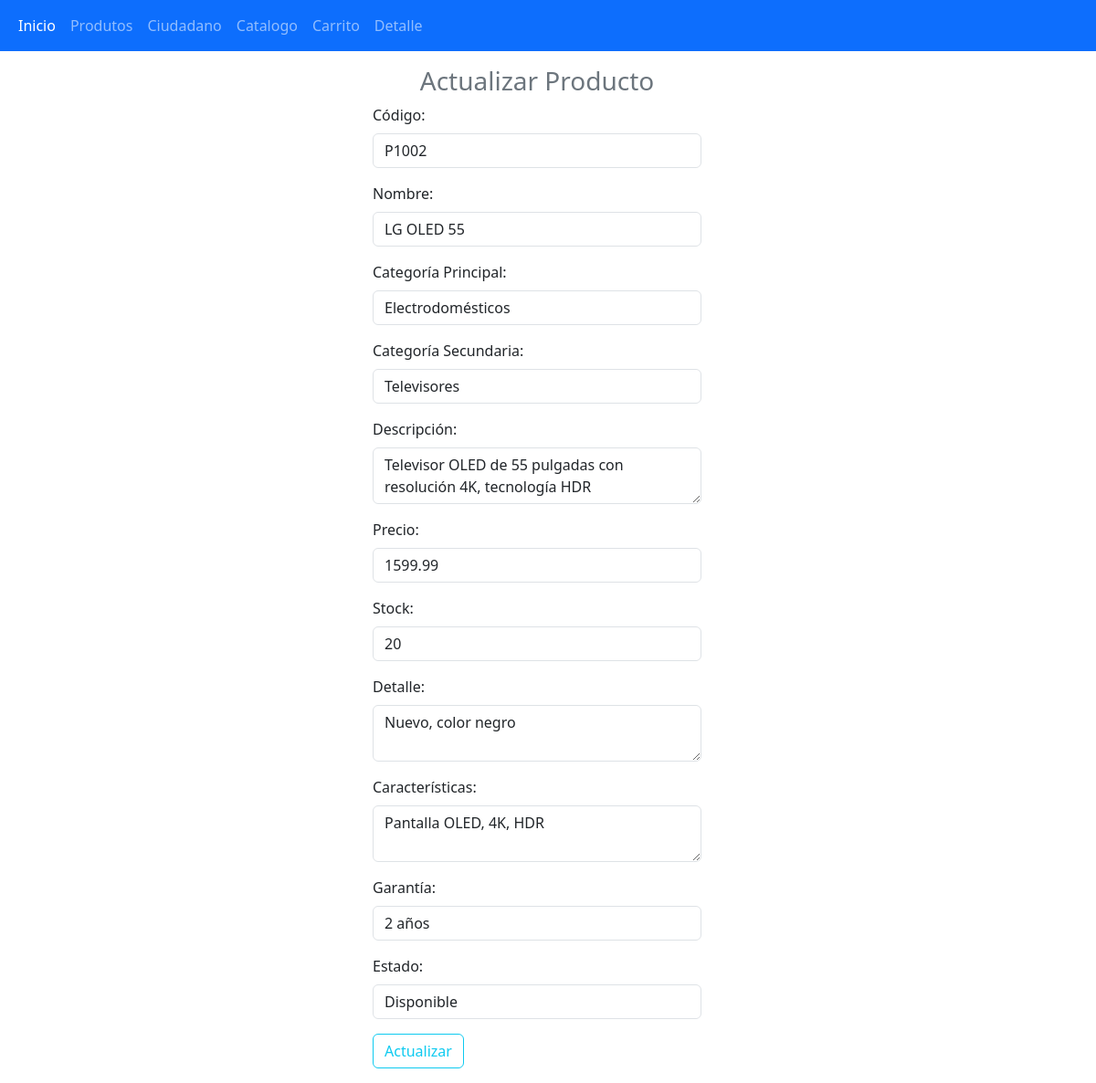
/actualizar/actualizarProducto.php?id=2, run on the app's committed database.
### tables this page shows
CREATE TABLE `producto` (
  `id` int(11) NOT NULL,
  `codigo` varchar(20) NOT NULL,
  `nombre` varchar(100) NOT NULL,
  `categoriaPrincipal` varchar(50) DEFAULT NULL,
  `categoriaSecundaria` varchar(50) DEFAULT NULL,
  `descripcion` text DEFAULT NULL,
  `precio` decimal(10,2) NOT NULL,
  `stock` int(11) DEFAULT NULL,
  `detalle` text DEFAULT NULL,
  `caracteristicas` text DEFAULT NULL,
  `garantia` varchar(50) DEFAULT NULL,
  `estado` varchar(20) DEFAULT NULL
);

### actualizar/actualizarProducto.php (the view, shortened to what this page needs)
<?php
include "../conexion.php";
if (isset($_GET["id"])) {
    $id = $_GET["id"];
    $sql = $conexion->query("SELECT * FROM producto WHERE id = $id");
    if ($sql->num_rows > 0) {
        $datos = $sql->fetch_object();
    } else {
        echo "<div class='alert alert-danger'>Producto no encontrado.</div>";
        exit();
    }
} else {
    echo "<div class='alert alert-danger'>ID no proporcionado.</div>";
    exit();
}
?>
<!DOCTYPE html>
<html lang="es">
<head>
    <link href="https://cdn.jsdelivr.net/npm/bootstrap@5.3.3/dist/css/bootstrap.min.css" rel="stylesheet">
</head>
<body>
<?php include "../navbar.php"; ?>
<div class="container-fluid row">
    <form class="col-4 p-3 m-auto" method="POST">
        <fieldset>
            <h3 class="text-center text-secondary">Actualizar Producto</h3>
            <div class="mb-3">
                <label class="form-label">Código:</label>
                <input type="text" class="form-control" name="codigo" value="<?= $datos->codigo ?>" required>
            </div>
            <div class="mb-3">
                <label class="form-label">Nombre:</label>
                <input type="text" class="form-control" name="nombre" value="<?= $datos->nombre ?>" required>
            </div>
            <div class="mb-3">
                <label class="form-label">Categoría Principal:</label>
                <input type="text" class="form-control" name="categoriaPrincipal" value="<?= $datos->categoriaPrincipal ?>" required>
            </div>
            <div class="mb-3">
                <label class="form-label">Categoría Secundaria:</label>
                <input type="text" class="form-control" name="categoriaSecundaria" value="<?= $datos->categoriaSecundaria ?>" required>
            </div>
            <div class="mb-3">
                <label class="form-label">Descripción:</label>
                <textarea class="form-control" name="descripcion" required><?= $datos->descripcion ?></textarea>
            </div>
            <div class="mb-3">
                <label class="form-label">Precio:</label>
                <input type="text" class="form-control" name="precio" value="<?= $datos->precio ?>" required>
            </div>
            <div class="mb-3">
                <label class="form-label">Stock:</label>
                <input type="text" class="form-control" name="stock" value="<?= $datos->stock ?>" required>
            </div>
            <div class="mb-3">
                <label class="form-label">Detalle:</label>
                <textarea class="form-control" name="detalle" required><?= $datos->detalle ?></textarea>
            </div>
            <div class="mb-3">
                <label class="form-label">Características:</label>
                <textarea class="form-control" name="caracteristicas" required><?= $datos->caracteristicas ?></textarea>
            </div>
            <div class="mb-3">
                <label class="form-label">Garantía:</label>
                <input type="text" class="form-control" name="garantia" value="<?= $datos->garantia ?>" required>
            </div>
            <div class="mb-3">
                <label class="form-label">Estado:</label>
                <input type="text" class="form-control" name="estado" value="<?= $datos->estado ?>" required>
            </div>
            <button type="submit" class="btn btn-outline-info m-auto" name="btnActualizar" value="ok">Actualizar</button>
        </fieldset>
    </form>
</div>
</body>
</html>

### data on the page
producto: codigo "P1002", categoriaPrincipal "Electrodomésticos", categoriaSecundaria "Televisores", descripcion "Televisor OLED de 55 pulgadas con resolución 4K, tecnología HDR", precio "1599.99", stock "20", detalle "Nuevo, color negro", caracteristicas "Pantalla OLED, 4K, HDR", garantia "2 años", estado "Disponible"
